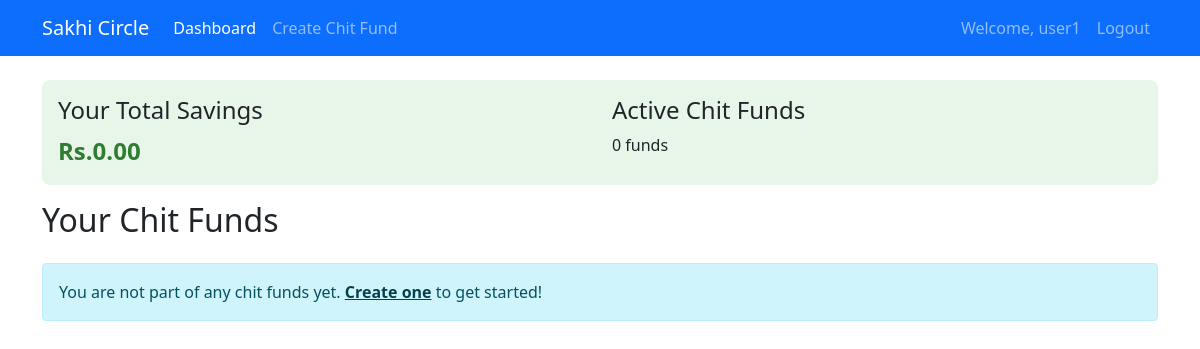
Page /dashboard (signed in) on the earlier database version.
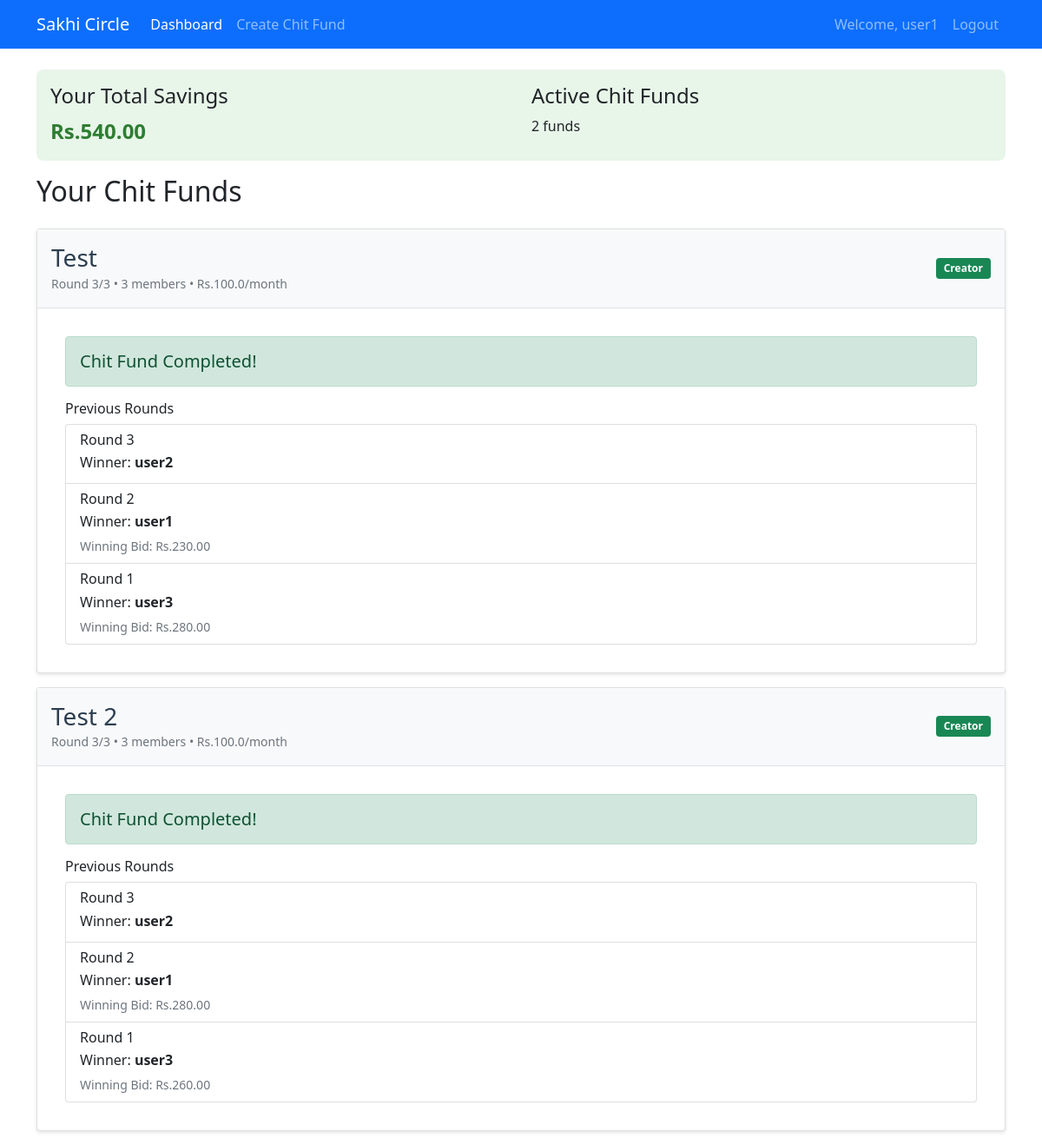
Same page on the later database version.
### models.py (models this page shows, shortened)
class User(db.Model):
    __tablename__ = 'user'
    id = db.Column(db.Integer, primary_key=True)
    username = db.Column(db.String(80), unique=True, nullable=False)
    full_name = db.Column(db.String(100), nullable=False)
    mobile_number = db.Column(db.String(15), unique=True, nullable=False)
    password_hash = db.Column(db.String(128))
    created_at = db.Column(db.DateTime, default=datetime.utcnow)
    savings = db.Column(db.Float, default=0.0)  # User's total savings from chit funds
    created_funds = db.relationship('ChitFund', backref='creator', lazy=True, foreign_keys='ChitFund.creator_id')
    member_funds = db.relationship('ChitFund', secondary=chitfund_members, backref=db.backref('members', lazy=True))
    payments = db.relationship('Payment', backref='user', lazy=True)
    bids = db.relationship('Bid', backref='user', lazy=True)

class ChitFund(db.Model):
    __tablename__ = 'chit_fund'
    id = db.Column(db.Integer, primary_key=True)
    name = db.Column(db.String(100), nullable=False)
    creator_id = db.Column(db.Integer, db.ForeignKey('user.id'), nullable=False)
    member_count = db.Column(db.Integer, nullable=False)
    monthly_contribution = db.Column(db.Float, nullable=False)
    duration = db.Column(db.Integer, nullable=False)  # Number of months
    current_round = db.Column(db.Integer, default=1)
    commission_rate = db.Column(db.Float, default=0.05)  # 5% commission for organizer
    start_date = db.Column(db.DateTime)
    created_at = db.Column(db.DateTime, default=datetime.utcnow)
    rounds = db.relationship('Round', backref='chitfund', lazy=True)
    payments = db.relationship('Payment', backref='chitfund', lazy=True)
    bids = db.relationship('Bid', backref='chitfund', lazy=True)

class Round(db.Model):
    __tablename__ = 'round'
    id = db.Column(db.Integer, primary_key=True)
    chitfund_id = db.Column(db.Integer, db.ForeignKey('chit_fund.id'), nullable=False)
    round_number = db.Column(db.Integer, nullable=False)
    start_date = db.Column(db.DateTime)
    end_date = db.Column(db.DateTime)
    status = db.Column(db.String(20), default='upcoming')  # upcoming, bidding, completed
    winner_id = db.Column(db.Integer, db.ForeignKey('user.id'))
    winning_bid = db.Column(db.Float)  # Amount the winner will receive
    dividend_per_member = db.Column(db.Float)  # Amount each non-winner member receives
    winner = db.relationship('User', foreign_keys=[winner_id])
    bids = db.relationship('Bid', backref='round', lazy=True)
    payments = db.relationship('Payment', backref='round', lazy=True)

### routes.py (the view, shortened to what this page needs)
@routes.route('/dashboard')
@login_required
def dashboard():
    try:
        user = get_current_user()
        if not user:
            return redirect(url_for('routes.login'))
        user_chitfunds = db.session.query(ChitFund).join(
            chitfund_members
        ).filter(
            chitfund_members.c.user_id == user.id
        ).all()
        funds_info = []
        for fund in user_chitfunds:
            current_round = Round.query.filter_by(
                chitfund_id=fund.id,
                round_number=fund.current_round
            ).first()
            payment = None
            can_bid = False
            total_pooled = 0
            if current_round:
                completed_payments = Payment.query.filter_by(
                    chitfund_id=fund.id,
                    round_id=current_round.id,
                    status='completed'
                ).all()
                total_pooled = sum(payment.amount for payment in completed_payments)
                payment = Payment.query.filter_by(
                    chitfund_id=fund.id,
                    round_id=current_round.id,
                    user_id=user.id
                ).first()
                current_round.bids = Bid.query.filter_by(
                    chitfund_id=fund.id,
                    round_id=current_round.id
                ).all()
                current_round.payments = Payment.query.filter_by(
                    chitfund_id=fund.id,
                    round_id=current_round.id
                ).all()
                if current_round.status == 'completed' and current_round.winner_id:
                    current_round.winner = User.query.get(current_round.winner_id)
            previous_rounds = Round.query.filter(
                Round.chitfund_id == fund.id,
                Round.status == 'completed',
                Round.round_number < fund.current_round
            ).order_by(Round.round_number.desc()).all()
            funds_info.append({
                'fund': fund,
                'current_round': current_round,
                'payment': payment,
                'can_bid': can_bid,
                'total_pooled': total_pooled,
                'previous_rounds': previous_rounds
            })
        return render_template('dashboard.html', user=user, funds=funds_info)
    except Exception as e:
        print(f"Error in dashboard: {str(e)}")
        import traceback
        traceback.print_exc()
        flash('An error occurred while loading the dashboard', 'error')
        return redirect(url_for('routes.index'))

### routes.py (called while the page is built)
def login_required(f):
    @wraps(f)
    def decorated_function(*args, **kwargs):
        if 'user_id' not in session:
            flash('Please login first', 'error')
            return redirect(url_for('routes.login'))
        return f(*args, **kwargs)
    return decorated_function

def get_current_user():
    if 'user_id' in session:
        return User.query.get(session['user_id'])
    return None

### templates/dashboard.html (shortened to what this page needs)
<!DOCTYPE html>
<html lang="en">
<head>
    <link href="https://cdn.jsdelivr.net/npm/bootstrap@5.1.3/dist/css/bootstrap.min.css" rel="stylesheet">
</head>
<body>
    <nav class="navbar navbar-expand-lg navbar-dark bg-primary">
        <div class="container">
            <a class="navbar-brand" href="#">Sakhi Circle</a>
            <div class="collapse navbar-collapse" id="navbarNav">
                <ul class="navbar-nav me-auto">
                    <li class="nav-item">
                        <a class="nav-link active" href="{{ url_for('routes.dashboard') }}">Dashboard</a>
                    </li>
                    <li class="nav-item">
                        <a class="nav-link" href="{{ url_for('routes.create_chitfund') }}">Create Chit Fund</a>
                    </li>
                </ul>
                <ul class="navbar-nav ms-auto">
                    <li class="nav-item">
                        <span class="nav-link">Welcome, {{ user.username }}</span>
                    </li>
                    <li class="nav-item">
                        <a class="nav-link" href="{{ url_for('routes.logout') }}">Logout</a>
                    </li>
                </ul>
            </div>
        </div>
    </nav>
    <div class="container mt-4">
        <div class="savings-card">
            <div class="row">
                <div class="col-md-6">
                    <h4>Your Total Savings</h4>
                    <div class="savings-amount">Rs.{{ "%.2f"|format(user.savings or 0) }}</div>
                </div>
                <div class="col-md-6">
                    <h4>Active Chit Funds</h4>
                    <div>{{ funds|length }} funds</div>
                </div>
            </div>
        </div>
        <h2 class="mb-4">Your Chit Funds</h2>
        {% if not funds %}
            <div class="alert alert-info">
                You are not part of any chit funds yet.
                <a href="{{ url_for('routes.create_chitfund') }}" class="alert-link">Create one</a> to get started!
            </div>
        {% endif %}
        {% for fund_info in funds %}
            <div class="card fund-card">
                <div class="fund-header">
                    <div class="d-flex justify-content-between align-items-center">
                        <div>
                            <h3 class="mb-0">{{ fund_info.fund.name }}</h3>
                            <small class="text-muted">Round {{ fund_info.current_round.round_number }}/{{ fund_info.fund.duration }} • {{ fund_info.fund.member_count }} members • Rs.{{ fund_info.fund.monthly_contribution }}/month</small>
                        </div>
                        {% if fund_info.fund.creator_id == user.id %}
                            <span class="badge bg-success">Creator</span>
                        {% else %}
                            <span class="badge bg-info">Member</span>
                        {% endif %}
                    </div>
                </div>
                <div class="fund-body">
                    <div class="row">
                        <div class="col-md-12">
                            {% if fund_info.current_round %}
                                <div class="card-body">
                                    {% if fund_info.current_round.status == 'completed' and fund_info.current_round.round_number == fund_info.fund.duration %}
                                        <div class="alert alert-success">
                                            <h5 class="mb-0">Chit Fund Completed!</h5>
                                        </div>
                                    {% else %}
                                        <h5 class="card-title">Round {{ fund_info.current_round.round_number }}</h5>
                                    {% endif %}
                                    {% if fund_info.previous_rounds or (fund_info.current_round.status == 'completed' and fund_info.current_round.winner) %}
                                        <div class="mt-3">
                                            <h6>Previous Rounds</h6>
                                            <div class="list-group">
                                                {% if fund_info.current_round.status == 'completed' and fund_info.current_round.winner %}
                                                    <div class="list-group-item">
                                                        <h6 class="mb-1">Round {{ fund_info.current_round.round_number }}</h6>
                                                        <p class="mb-1">Winner: <strong>{{ fund_info.current_round.winner.username }}</strong></p>
                                                    </div>
                                                {% endif %}
                                                {% for round in fund_info.previous_rounds %}
                                                    <div class="list-group-item">
                                                        <h6 class="mb-1">Round {{ round.round_number }}</h6>
                                                        <p class="mb-1">Winner: <strong>{{ round.winner.username }}</strong></p>
                                                        <small class="text-muted">Winning Bid: Rs.{{ "%.2f"|format(round.winning_bid) }}</small>
                                                    </div>
                                                {% endfor %}
                                            </div>
                                        </div>
                                    {% endif %}
                                </div>
                            {% endif %}
                        </div>
                    </div>
                </div>
            </div>
        {% endfor %}
    </div>
</body>
</html>

### templates/dashboard.html (style rules this page uses)
.fund-card { margin-bottom: 1rem; box-shadow: 0 2px 4px rgba(0,0,0,0.1); }
.fund-header { background-color: #f8f9fa; padding: 1rem; border-bottom: 1px solid #dee2e6; }
.fund-header h3 { margin-bottom: 0.25rem; color: #2c3e50; }
.fund-header small { color: #6c757d; font-size: 0.875rem; }
.fund-body { padding: 1rem; }
.savings-card { background-color: #e8f5e9; padding: 1rem; margin-bottom: 1rem; border-radius: 0.5rem; }
.savings-amount { font-size: 1.5rem; font-weight: bold; color: #2e7d32; }
.badge { padding: 0.5em 0.75em; }

Differences in the rows shown:
changed User "user1": savings "0.00" → "540.00"
added ChitFund: fund.name "Test", fund.duration "3", fund.member_count "3", fund.monthly_contribution "100.0"
added Round: current_round.round_number "3", current_round.round_number "3"
now on this page (row edited): User: current_round.winner.username "user2" "user2"
added Round: round_number "2", winner.username "user1", winning_bid "230.00", shown under "Test"
added Round: round_number "1", winner.username "user3", winning_bid "280.00", shown under "Test"
added ChitFund: fund.name "Test 2", fund.duration "3", fund.member_count "3", fund.monthly_contribution "100.0"
added Round: current_round.round_number "3", current_round.round_number "3"
added Round: round_number "2", winner.username "user1", winning_bid "280.00", shown under "Test 2"
added Round: round_number "1", winner.username "user3", winning_bid "260.00", shown under "Test 2"
Other differences:
{{ funds|length }}: "0" → "2"
new list line: "Round / • members • Rs. /month Creator Chit Fund Completed! Previous Rounds Round Winner:"
text no longer shown: "You are not part of any chit funds yet. Create one to get started!"
